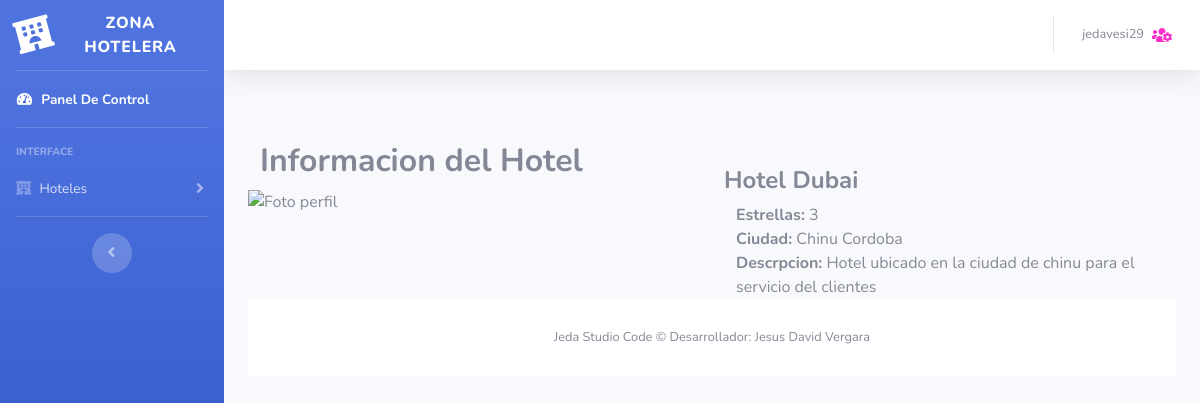
The page /desHotel.php?id=3 (signed in) on the database its author committed.
### tables this page shows
CREATE TABLE `hoteles` (
  `id` int(11) NOT NULL,
  `nombre` varchar(200) NOT NULL,
  `estrellas` int(11) NOT NULL,
  `ciudad` varchar(200) NOT NULL,
  `descripcion` varchar(800) NOT NULL
);

### model/conexion.php (called while the page is built, shortened)
<?php
class Conexion{
	public function ejecutar($query){
		$mysqli = new mysqli('127.0.0.1', 'root', '', 'productos');
		$mysqli->set_charset("utf8");
		return $mysqli->query($query);
	}
}
?>

### model/data.php (called while the page is built, shortened)
<?php
require_once "conexion.php";
class Data{
	private $con;
	public function __construct(){
		$this->con = new Conexion();
	}
 public function  buscarHotel($id){
	$hotel = array();
		$query = "SELECT * from hoteles where id=$id LIMIT 1";
		$res = $this->con->ejecutar($query);
		while($reg = $res->fetch_object()){
			$h = new Hoteles();
			$h->id = $reg->id;
			$h->nombre = $reg->nombre;
			$h->estrellas = $reg->estrellas;
			$h->ciudad = $reg->ciudad;
			$h->descripcion = $reg->descripcion;
			array_push($hotel, $h);
		}
		return $hotel;
}
}

### desHotel.php (the view, shortened to what this page needs)
<?php
require_once "model/data.php";
$d=new Data();
$id=$_GET["id"];
$hotel = $d->buscarHotel($id);
 foreach ($hotel as $h) {
 $h->nombre;
 $h->estrellas;
 $h->ciudad;
 $h->descripcion;
 }
 if (isset($_SESSION['loggedin']) && $_SESSION['loggedin'] == true) {
include 'header.php';
?>
<div class="container-fluid">
<div class="row" style="margin-top: 10px;">
	<div class="col s12 m4 center">
	<div class="col s12">
  <h2> <strong> Informacion del Hotel</strong></h2></div>
		<img src="images/hotel.jpg" class="circle foto_perfil" alt="Foto perfil" width="100%">
  </div>
	<div class="col m8">
<br>
   <h4><?php echo "<strong>$h->nombre</strong>";  ?>
  </h4>
			<div class="col s12"><?php echo "<strong>Estrellas:</strong> ".$h->estrellas; ?></div>
			<div class="col s12"><?php echo "<strong>Ciudad:</strong> ".$h->ciudad; ?></div>
			<div class="col s12"><?php echo "<strong>Descrpcion:</strong> ".$h->descripcion; ?></div>
	</div>
</div>
<?php
include 'footer.php';
?>
</div>
<?php } else{ include("login.php");}
			?>

### rows shown on the page
hoteles: nombre "Hotel Dubai", estrellas "3", ciudad "Chinu Cordoba", descripcion "Hotel ubicado en la ciudad de chinu para el servicio del clientes"

### other values the page prints
$_SESSION["usuario"] "jedavesi29"
